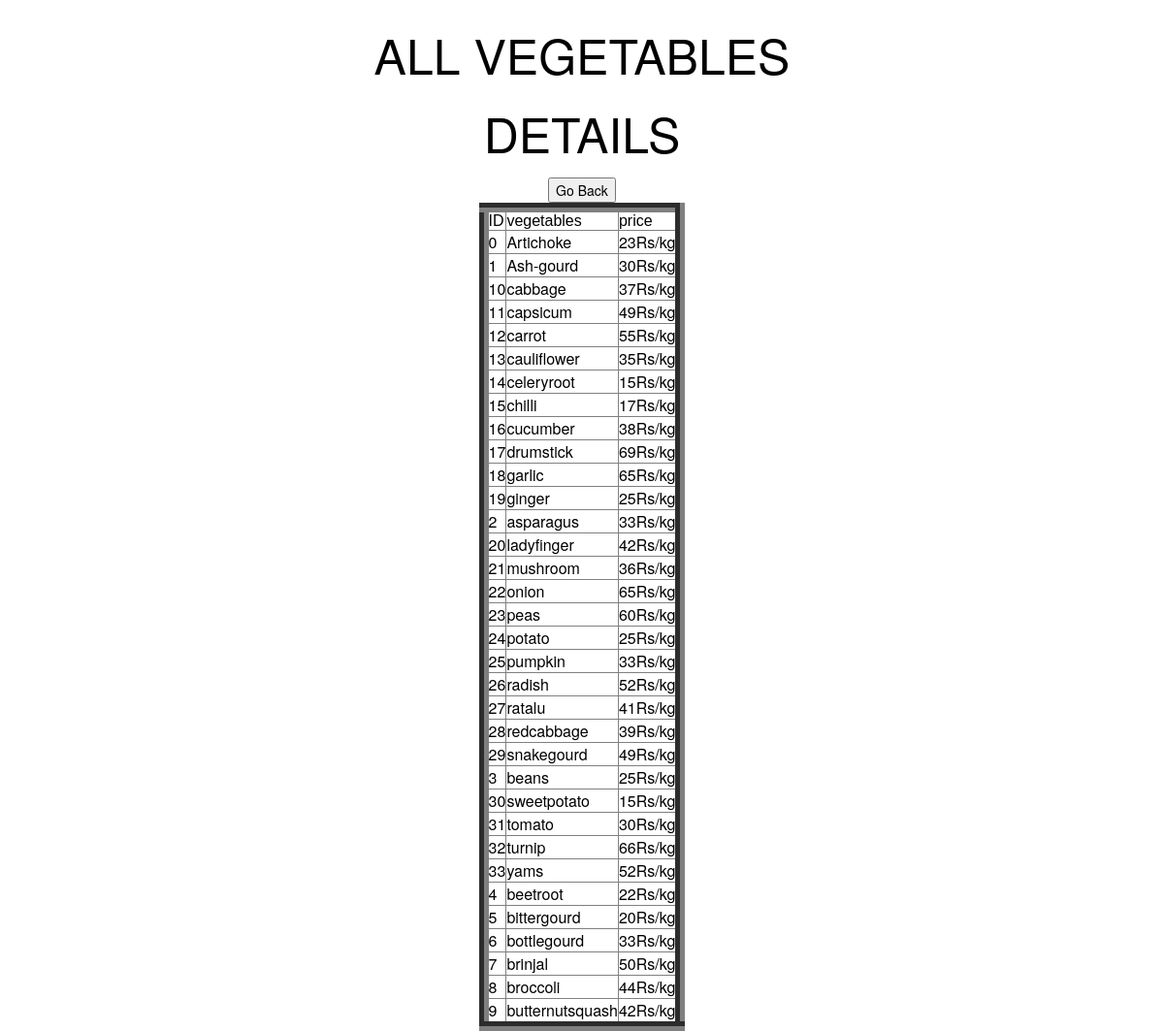
The page /displayveg.php on the database its author committed.
### tables this page shows
CREATE TABLE `adminprice` (
  `id` varchar(50) NOT NULL,
  `vegetablename` varchar(50) NOT NULL,
  `price` varchar(50) NOT NULL
);

### displayveg.php (the view, shortened to what this page needs)
</body>
</html>
<!DOCTYPE html>
<html lang="en">
<head>
    <link rel="stylesheet" href="https://maxcdn.bootstrapcdn.com/bootstrap/3.3.7/css/bootstrap.min.css">
  <link rel="stylesheet" href="//cdnjs.cloudflare.com/ajax/libs/bootstrap-table/1.8.1/bootstrap-table.min.css">
      <?php
$username = "root";
$password = "";
$database = "user";
$mysqli = new mysqli("localhost", $username, $password, $database);
$query = "SELECT * FROM adminprice";
echo '<table border="10" cellspacing="2" cellpadding="2" align="center">
      <tr>
          <td> <font face="Arial">ID</font> </td>
          <td> <font face="Arial">vegetables</font> </td>
          <td> <font face="Arial">price</font> </td>
      </tr>';
if ($result = $mysqli->query($query)) {
    while ($row = $result->fetch_assoc()) {
        $field1name = $row["id"];
        $field2name = $row["vegetablename"];
        $field3name = $row["price"];
        echo '<tr>
                  <td>'.$field1name.'</td>
                  <td>'.$field2name.'</td>
                  <td>'.$field3name.'</td>
              </tr>';
    }
}
?>
</head>
<body>
    <br>
    <p> ALL VEGETABLES</p>
    <p> DETAILS </p>
</body>
</html>
<!DOCTYPE html>
<html lang="en">
<head>
</head>
<body>
<button onclick="window.location.href='http://localhost/phpdemo/vc/display.html';">
      Go Back
    </button>
</body>
</html>

### displayveg.php (style rules this page uses)
body { text-align: center; background-image: url(http://localhost/phpdemo/vc/admin/vegbg.jpg); background-size: cover; color: black; }
P { COLOR : black; font-size : 50px; }

### rows shown on the page
adminprice: id "0", vegetablename "Artichoke", price "23Rs/kg"
adminprice: id "1", vegetablename "Ash-gourd", price "30Rs/kg"
adminprice: id "10", vegetablename "cabbage", price "37Rs/kg"
adminprice: id "11", vegetablename "capsicum", price "49Rs/kg"
adminprice: id "12", vegetablename "carrot", price "55Rs/kg"
adminprice: id "13", vegetablename "cauliflower", price "35Rs/kg"
adminprice: id "14", vegetablename "celeryroot", price "15Rs/kg"
adminprice: id "15", vegetablename "chilli", price "17Rs/kg"
adminprice: id "16", vegetablename "cucumber", price "38Rs/kg"
adminprice: id "17", vegetablename "drumstick", price "69Rs/kg"
adminprice: id "18", vegetablename "garlic", price "65Rs/kg"
adminprice: id "19", vegetablename "ginger", price "25Rs/kg"
adminprice: id "2", vegetablename "asparagus", price "33Rs/kg"
adminprice: id "20", vegetablename "ladyfinger", price "42Rs/kg"
adminprice: id "21", vegetablename "mushroom", price "36Rs/kg"
adminprice: id "22", vegetablename "onion", price "65Rs/kg"
adminprice: id "23", vegetablename "peas", price "60Rs/kg"
adminprice: id "24", vegetablename "potato", price "25Rs/kg"
adminprice: id "25", vegetablename "pumpkin", price "33Rs/kg"
adminprice: id "26", vegetablename "radish", price "52Rs/kg"
adminprice: id "27", vegetablename "ratalu", price "41Rs/kg"
adminprice: id "28", vegetablename "redcabbage", price "39Rs/kg"
adminprice: id "29", vegetablename "snakegourd", price "49Rs/kg"
adminprice: id "3", vegetablename "beans", price "25Rs/kg"
adminprice: id "30", vegetablename "sweetpotato", price "15Rs/kg"
adminprice: id "31", vegetablename "tomato", price "30Rs/kg"
adminprice: id "32", vegetablename "turnip", price "66Rs/kg"
adminprice: id "33", vegetablename "yams", price "52Rs/kg"
adminprice: id "4", vegetablename "beetroot", price "22Rs/kg"
adminprice: id "5", vegetablename "bittergourd", price "20Rs/kg"
adminprice: id "6", vegetablename "bottlegourd", price "33Rs/kg"
adminprice: id "7", vegetablename "brinjal", price "50Rs/kg"
adminprice: id "8", vegetablename "broccoli", price "44Rs/kg"
adminprice: id "9", vegetablename "butternutsquash", price "42Rs/kg"
